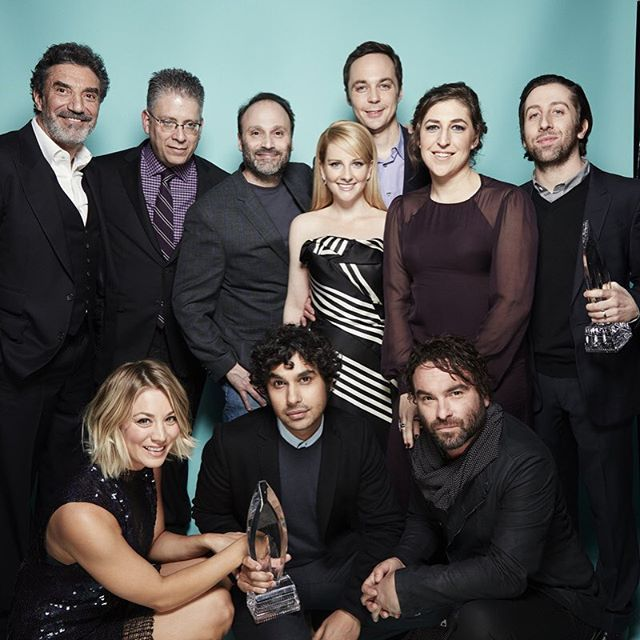
#> input picture pictures/fps/bbt_10_o.jpg, 640 x 640 px
$ python resize.py
#> lines starting #> are read from the running program, lines starting #| are printed output that depends on the picture
#> further down, test_image is the input picture: PIL image 640x640 RGB; mean R, G, B 80.2, 80.8, 79.8
from PIL import Image
import shutil
import os

def fit_size(im, fill_color=(0, 0, 0, 0), new_x=1280, new_y=720):
#> called with fill_color = (0, 0, 0, 0), new_x = 1280, new_y = 720
    x, y = im.size
#> x = 640; y = 640
    if x == new_x and y == new_y:
        return im
    x_ratio = x/new_x
#> x_ratio = 0.5
    y_ratio = y/new_y
#> y_ratio = 0.889
    if x_ratio > y_ratio:
        factor = new_x/x
        im = im.resize((new_x, int(factor*y) ))
    else:
        factor = new_y/y
#> factor = 1.12
        im = im.resize((int(factor*x), new_y))
    # make black background
    new_im = Image.new('RGBA', (new_x, new_y), fill_color)
#> new_im: PIL image 1280x720 RGBA; every value is 0
    # paste in new image to the middle
    new_im.paste(im)
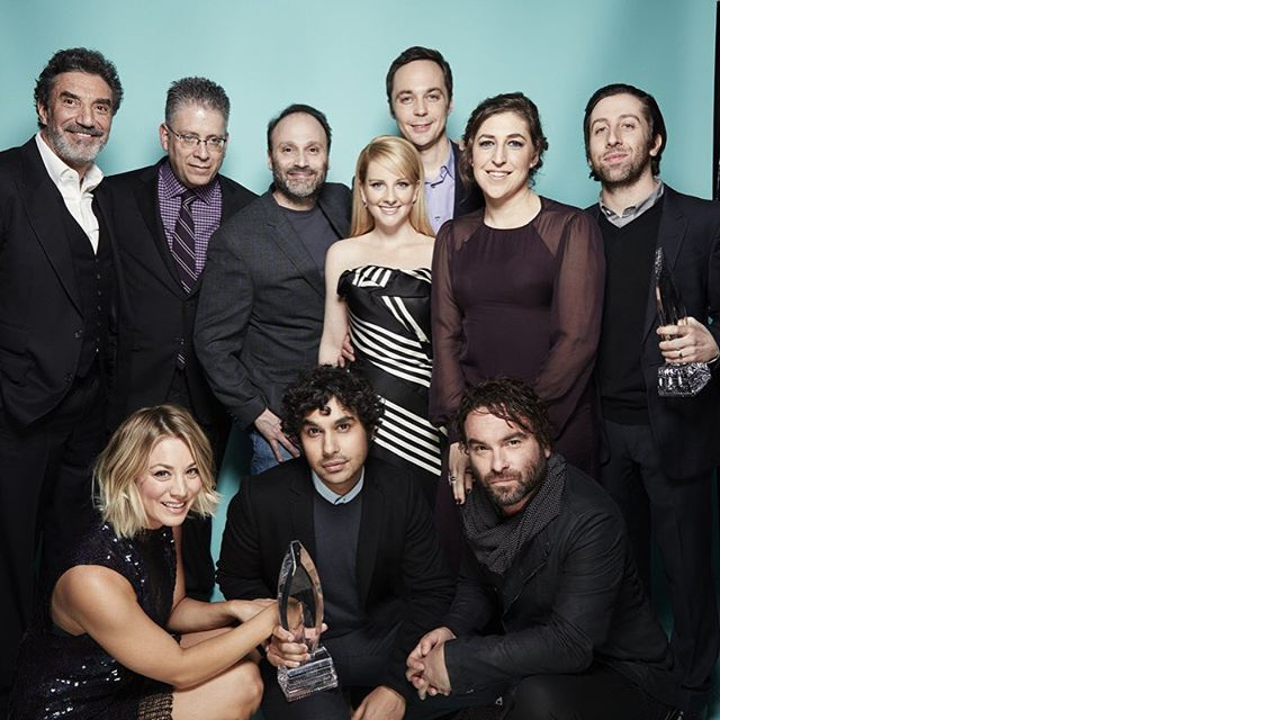
#> new_im: PIL image 1280x720 RGBA; mean R, G, B, A 45.1, 45.5, 44.9, 143.4; transparent parts drawn white
    return new_im


test_image = Image.open("bbt_10_o.jpg")
new_image = fit_size(test_image)
new_image.save("bbt_10.png", 'PNG')
